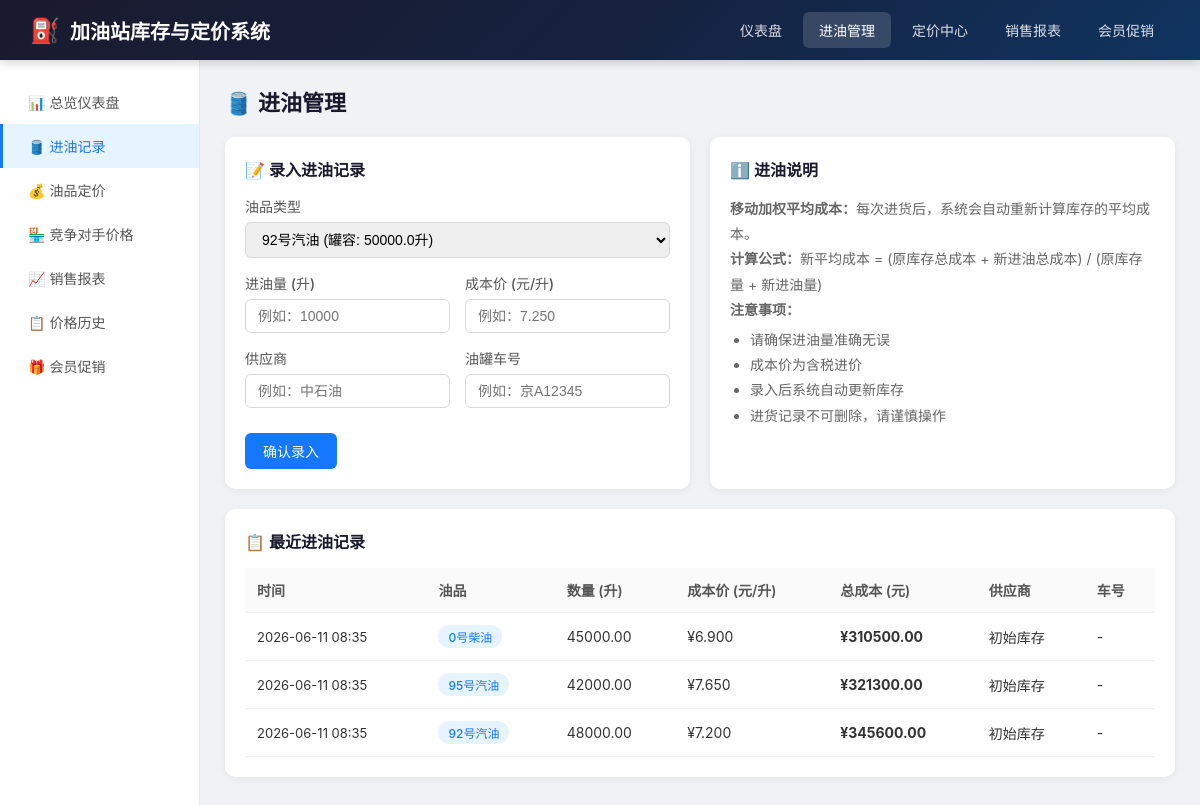
Before: /intake with the older database file.
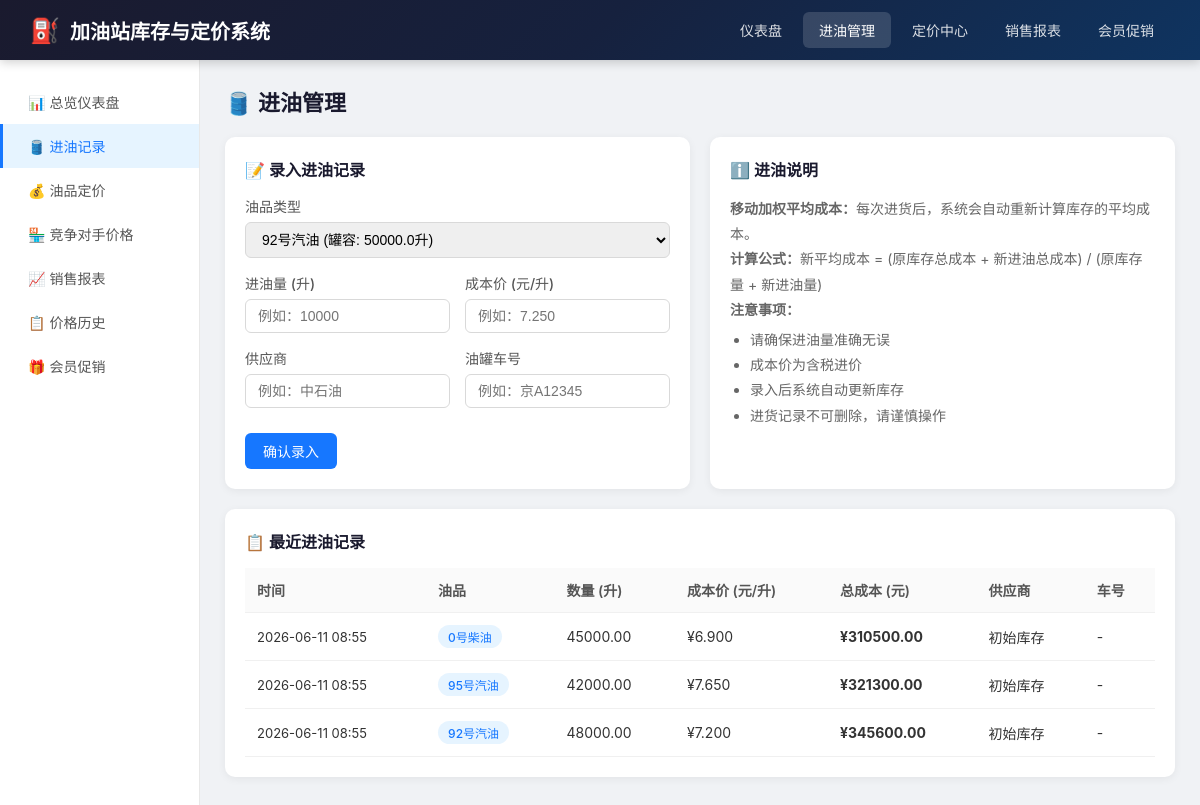
After: the same page with the newer database file.
### models.py (models this page shows, shortened)
class IntakeRecord(db.Model):
    __tablename__ = 'intake_records'
    id = db.Column(db.Integer, primary_key=True)
    fuel_id = db.Column(db.Integer, db.ForeignKey('fuels.id'), nullable=False)
    volume = db.Column(db.Float, nullable=False)
    cost_price = db.Column(db.Float, nullable=False)
    total_cost = db.Column(db.Float)
    supplier = db.Column(db.String(100))
    truck_no = db.Column(db.String(50))
    intake_time = db.Column(db.DateTime, nullable=False)
    created_at = db.Column(db.DateTime, default=datetime.now)

class Fuel(db.Model):
    __tablename__ = 'fuels'
    id = db.Column(db.Integer, primary_key=True)
    code = db.Column(db.String(20), unique=True, nullable=False)
    name = db.Column(db.String(50), nullable=False)
    tank_capacity = db.Column(db.Float, default=50000)
    current_price = db.Column(db.Float, nullable=False)
    price_update_time = db.Column(db.DateTime, default=datetime.now)
    created_at = db.Column(db.DateTime, default=datetime.now)
    intake_records = db.relationship('IntakeRecord', backref='fuel', lazy='dynamic')
    sales_records = db.relationship('SalesRecord', backref='fuel', lazy='dynamic')
    price_histories = db.relationship('PriceHistory', backref='fuel', lazy='dynamic')
    competitor_prices = db.relationship('CompetitorPrice', backref='fuel', lazy='dynamic')
    member_promotions = db.relationship('MemberPromotion', backref='fuel', lazy='dynamic')

### app.py (the view, shortened to what this page needs)
@app.route('/intake', methods=['GET', 'POST'])
def intake():
    fuels = Fuel.query.all()
    intake_records = IntakeRecord.query.order_by(IntakeRecord.intake_time.desc()).limit(20).all()
    return render_template('intake.html',
                         fuels=fuels,
                         intake_records=intake_records)

### templates/intake.html (shortened to what this page needs)
{% extends 'base.html' %}
{% block content %}
<h2 class="page-title">🛢️ 进油管理</h2>
<div class="grid-2">
    <div class="card">
        <div class="card-title">📝 录入进油记录</div>
        <form method="POST">
            <div class="form-group">
                <label>油品类型</label>
                <select name="fuel_id" required>
                    {% for fuel in fuels %}
                    <option value="{{ fuel.id }}">{{ fuel.name }} (罐容: {{ fuel.tank_capacity }}升)</option>
                    {% endfor %}
                </select>
            </div>
            <div class="form-row">
                <div class="form-group">
                    <label>进油量 (升)</label>
                    <input type="number" name="volume" step="0.01" min="0" required placeholder="例如：10000">
                </div>
                <div class="form-group">
                    <label>成本价 (元/升)</label>
                    <input type="number" name="cost_price" step="0.001" min="0" required placeholder="例如：7.250">
                </div>
            </div>
            <div class="form-row">
                <div class="form-group">
                    <label>供应商</label>
                    <input type="text" name="supplier" placeholder="例如：中石油">
                </div>
                <div class="form-group">
                    <label>油罐车号</label>
                    <input type="text" name="truck_no" placeholder="例如：京A12345">
                </div>
            </div>
            <div style="margin-top: 10px;">
                <button type="submit" class="btn btn-primary">确认录入</button>
            </div>
        </form>
    </div>
    <div class="card">
        <div class="card-title">ℹ️ 进油说明</div>
        <div style="line-height: 1.8; color: #666; font-size: 14px;">
            <p><strong>移动加权平均成本：</strong>每次进货后，系统会自动重新计算库存的平均成本。</p>
            <p><strong>计算公式：</strong>新平均成本 = (原库存总成本 + 新进油总成本) / (原库存量 + 新进油量)</p>
            <p><strong>注意事项：</strong></p>
            <ul style="margin-left: 20px; margin-top: 5px;">
                <li>请确保进油量准确无误</li>
                <li>成本价为含税进价</li>
                <li>录入后系统自动更新库存</li>
                <li>进货记录不可删除，请谨慎操作</li>
            </ul>
        </div>
    </div>
</div>
<div class="card">
    <div class="card-title">📋 最近进油记录</div>
    {% if intake_records %}
    <table>
        <thead>
            <tr>
                <th>时间</th>
                <th>油品</th>
                <th>数量 (升)</th>
                <th>成本价 (元/升)</th>
                <th>总成本 (元)</th>
                <th>供应商</th>
                <th>车号</th>
            </tr>
        </thead>
        <tbody>
            {% for record in intake_records %}
            <tr>
                <td style="font-size: 13px;">{{ record.intake_time.strftime('%Y-%m-%d %H:%M') }}</td>
                <td><span class="tag tag-blue">{{ record.fuel.name }}</span></td>
                <td>{{ '%.2f'|format(record.volume) }}</td>
                <td>¥{{ '%.3f'|format(record.cost_price) }}</td>
                <td><strong>¥{{ '%.2f'|format(record.total_cost or 0) }}</strong></td>
                <td>{{ record.supplier or '-' }}</td>
                <td>{{ record.truck_no or '-' }}</td>
            </tr>
            {% endfor %}
        </tbody>
    </table>
    {% else %}
    <p style="color: #999; text-align: center; padding: 30px;">暂无进油记录</p>
    {% endif %}
</div>
{% endblock %}

Changed rows visible on the page:
changed IntakeRecord "0号柴油": intake_time "2026-06-11 08:35" → "2026-06-11 08:55"
changed IntakeRecord "95号汽油": intake_time "2026-06-11 08:35" → "2026-06-11 08:55"
changed IntakeRecord "92号汽油": intake_time "2026-06-11 08:35" → "2026-06-11 08:55"
